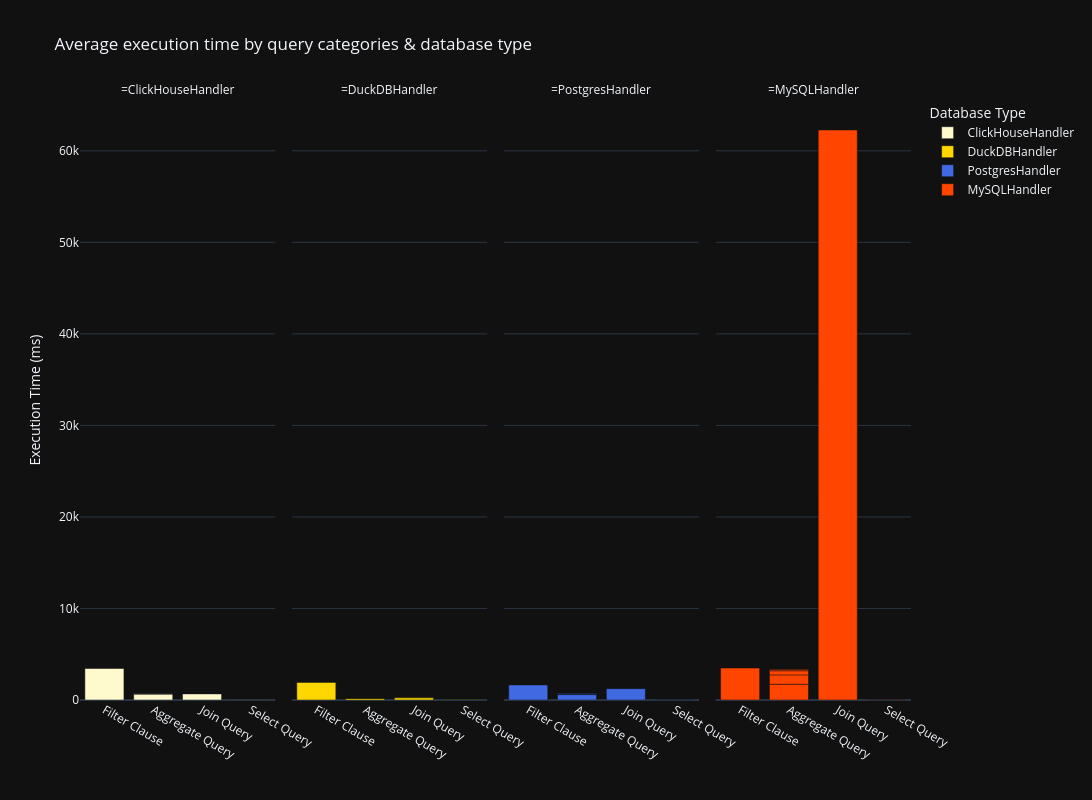

The notebook cell saved with this chart:
### Code cell
fig = px.bar(
    ranked_queries,
    x='query_category',
    y='execution_time_ms',
    color='database_type',  
    facet_col='database_type',
    color_discrete_map=color_map,
    #text='query_category',
    template=template,
    title='Average execution time by query categories & database type',
    labels={'execution_time_ms': 'Execution Time (ms)', 'database_type': '', 'query_category': ''},
    height=800,
    width=1200
)

# Customize the layout
fig.update_layout(

    #xaxis_title="Database Type",
    yaxis_title="Execution Time (ms)",
    legend_title="Database Type",
)

fig.show()

### Figure 1 — Plotly figure (JSON) as saved in the notebook; plotly's stock layout.template omitted (floating-point values rounded to 4 significant figures)
{"data": [{"hovertemplate": "=%{x}<br>Execution Time (ms)=%{y}<extra></extra>", "legendgroup": "ClickHouseHandler", "marker": {"color": "lemonchiffon", "pattern": {"shape": ""}}, "name": "ClickHouseHandler", "orientation": "v", "showlegend": true, "textposition": "auto", "type": "bar", "x": ["Filter Clause", "Aggregate Query", "Join Query", "Select Query", "Aggregate Query", "Aggregate Query", "Aggregate Query"], "xaxis": "x", "y": [3438.0, 669.6, 668.6, 36.33, 17.5, 7.01, 6.34], "yaxis": "y"}, {"hovertemplate": "=%{x}<br>Execution Time (ms)=%{y}<extra></extra>", "legendgroup": "DuckDBHandler", "marker": {"color": "gold", "pattern": {"shape": ""}}, "name": "DuckDBHandler", "orientation": "v", "showlegend": true, "textposition": "auto", "type": "bar", "x": ["Filter Clause", "Join Query", "Aggregate Query", "Select Query", "Aggregate Query", "Aggregate Query", "Aggregate Query"], "xaxis": "x2", "y": [1924.0, 237.6, 208.5, 19.15, 9.79, 2.91, 2.56], "yaxis": "y2"}, {"hovertemplate": "=%{x}<br>Execution Time (ms)=%{y}<extra></extra>", "legendgroup": "PostgresHandler", "marker": {"color": "royalblue", "pattern": {"shape": ""}}, "name": "PostgresHandler", "orientation": "v", "showlegend": true, "textposition": "auto", "type": "bar", "x": ["Filter Clause", "Join Query", "Aggregate Query", "Aggregate Query", "Aggregate Query", "Aggregate Query", "Select Query"], "xaxis": "x3", "y": [1645.0, 1241.0, 591.8, 73.24, 67.06, 42.51, 20.75], "yaxis": "y3"}, {"hovertemplate": "=%{x}<br>Execution Time (ms)=%{y}<extra></extra>", "legendgroup": "MySQLHandler", "marker": {"color": "orangered", "pattern": {"shape": ""}}, "name": "MySQLHandler", "orientation": "v", "showlegend": true, "textposition": "auto", "type": "bar", "x": ["Join Query", "Filter Clause", "Aggregate Query", "Aggregate Query", "Aggregate Query", "Aggregate Query", "Select Query"], "xaxis": "x4", "y": [62270.0, 3492.0, 1717.0, 1027.0, 451.4, 149.3, 22.9], "yaxis": "y4"}], "layout": {"annotations": [{"font": {}, "showarrow": false, "text": "=ClickHouseHandler", "x": 0.1175, "xanchor": "center", "xref": "paper", "y": 1, "yanchor": "bottom", "yref": "paper"}, {"font": {}, "showarrow": false, "text": "=DuckDBHandler", "x": 0.3725, "xanchor": "center", "xref": "paper", "y": 1, "yanchor": "bottom", "yref": "paper"}, {"font": {}, "showarrow": false, "text": "=PostgresHandler", "x": 0.6275, "xanchor": "center", "xref": "paper", "y": 1, "yanchor": "bottom", "yref": "paper"}, {"font": {}, "showarrow": false, "text": "=MySQLHandler", "x": 0.8825, "xanchor": "center", "xref": "paper", "y": 1, "yanchor": "bottom", "yref": "paper"}], "barmode": "relative", "height": 800, "legend": {"title": {"text": "Database Type"}, "tracegroupgap": 0}, "title": {"text": "Average execution time by query categories & database type"}, "width": 1200, "xaxis": {"anchor": "y", "domain": [0, 0.235], "title": {"text": ""}}, "xaxis2": {"anchor": "y2", "domain": [0.255, 0.49], "matches": "x", "title": {"text": ""}}, "xaxis3": {"anchor": "y3", "domain": [0.51, 0.745], "matches": "x", "title": {"text": ""}}, "xaxis4": {"anchor": "y4", "domain": [0.765, 1.0], "matches": "x", "title": {"text": ""}}, "yaxis": {"anchor": "x", "domain": [0, 1], "title": {"text": "Execution Time (ms)"}}, "yaxis2": {"anchor": "x2", "domain": [0, 1], "matches": "y", "showticklabels": false}, "yaxis3": {"anchor": "x3", "domain": [0, 1], "matches": "y", "showticklabels": false}, "yaxis4": {"anchor": "x4", "domain": [0, 1], "matches": "y", "showticklabels": false}}}
